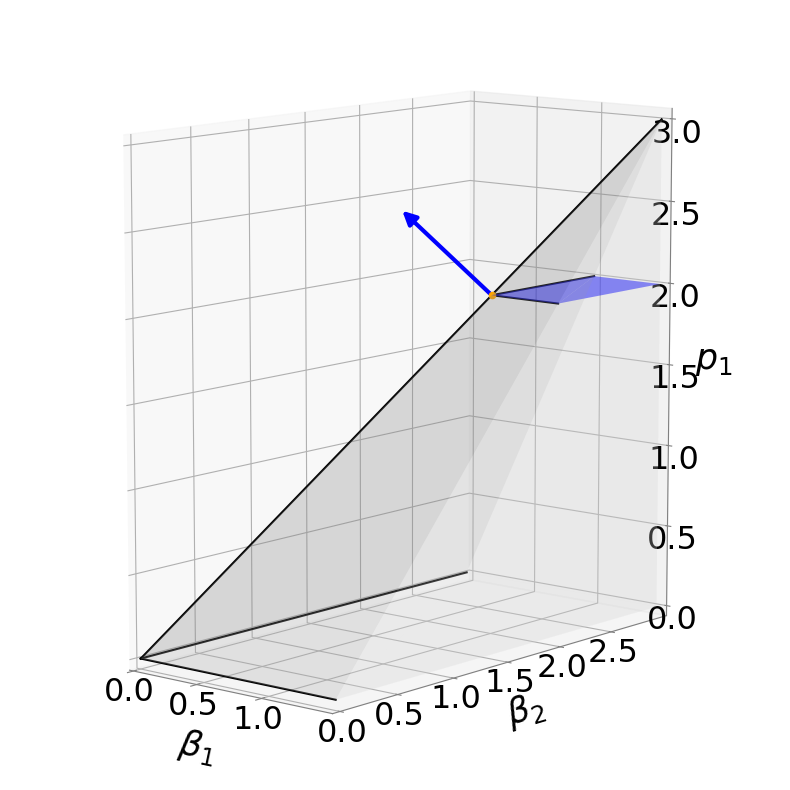

The script that saved this image:
from mpl_toolkits.mplot3d.art3d import Poly3DCollection
from mpl_toolkits.mplot3d import Axes3D
from matplotlib import pyplot as plt
import numpy as np
from scipy.spatial import ConvexHull
from mpl_toolkits.mplot3d import Axes3D
from matplotlib.patches import FancyArrowPatch
from mpl_toolkits.mplot3d import proj3d
import cvxpy as cp

A = np.array([[0, 0, 0], [1.5, 3, 3], [1.5, 3, 0], [1.5, 0, 0], [0, 3, 0]])
B = np.array([[1, 2, 2], [1.5, 2, 2], [1, 3, 2], [1.5, 3, 2]])
hull = ConvexHull(A)
hull.simplices

fig = plt.figure(figsize=(8, 8))
ax = fig.add_subplot(111, projection="3d")

lightgray = '#D3D3D3'

hull_simplices = np.array([[3, 1, 0], 
                           [3, 2, 1], 
                           [4, 1, 0], 
                           [4, 2, 1], 
                           [4, 3, 2], 
                           [4, 3, 0]])

for s in hull_simplices:
    
    tri = Poly3DCollection([A[s]])

    if (s == hull_simplices[0]).all() or (s == hull_simplices[2]).all():
        tri.set_color('gray') 
    else:
        tri.set_color(lightgray) 
    tri.set_alpha(0.15)
    tri.set_edgecolor('none')
    ax.add_collection3d(tri)
    
showed_edges = [(0, 1), (0, 3), (0, 4)]
for v0, v1 in showed_edges:
    ax.plot(xs=A[[v0, v1], 0], ys=A[[v0, v1], 1], zs=A[[v0, v1], 2], color='black')

plain_simplices = np.array([[2, 1, 0], 
                           [3, 2, 1]])

for s in plain_simplices:
    
    tri = Poly3DCollection([B[s]])

    tri.set_color('blue')
    tri.set_alpha(0.5)
    tri.set_edgecolor('none')
    ax.add_collection3d(tri)

showed_edges = [(0, 1), (0, 2)]
for v0, v1 in showed_edges:
    ax.plot(xs=B[[v0, v1], 0], ys=B[[v0, v1], 1], zs=B[[v0, v1], 2], color='black')



# ax.scatter(A[0], A[0], A[0], marker='o', color='green')

class Arrow3D(FancyArrowPatch):
    def __init__(self, xs, ys, zs, *args, **kwargs):
        FancyArrowPatch.__init__(self, (0,0), (0,0), *args, **kwargs)
        self._verts3d = xs, ys, zs

    def do_3d_projection(self, renderer=None):
        xs3d, ys3d, zs3d = self._verts3d
        xs, ys, zs = proj3d.proj_transform(xs3d, ys3d, zs3d, self.axes.M)
        self.set_positions((xs[0],ys[0]),(xs[1],ys[1]))

        return np.min(zs)

def draw_descent_direction(beta_1, beta_2, p, with_point=False, color=['blue', 'orange'], target=None):

    if target is None:
        a = Arrow3D([beta_1, beta_1 + 0.5 * (- 1 / beta_1)], [beta_2, beta_2 + 0.5 * (- 1 / beta_2)], [p, p + 0.5 * 1], mutation_scale=20, lw=3, arrowstyle="-|>", color=color[0])
    else:
        a = Arrow3D([beta_1, target[0]], [beta_2, target[1]], [p, target[2]], mutation_scale=8, lw=2, arrowstyle="-|>", color=color[0])
    ax.add_artist(a)

    if with_point:
        if target is None:
            ax.scatter(beta_1, beta_2, p, marker='o', color=color[1], zorder=10)
        else:
            ax.scatter(beta_1, beta_2, p, marker='o', s=5, color=color[1], zorder=10)

    

draw_descent_direction(1, 2, 2, with_point=True, color=['blue', 'orange'])


def polytope_dual_A_b_form_with_red_beta_p(N, M, D, B):
    A = list()
    # IMPORTANT: Here, we need the nonnegative constraints
    for i in range(N):
        D_i_T = np.zeros(shape=(M, N))
        D_i_T[:, i] = - D[i]
        A_i = np.concatenate([D_i_T, np.identity(M)], axis=1)
        A.append(A_i)
    A.append(-np.identity(M + N))
    A = np.concatenate(A, axis=0)
    b = np.concatenate([np.zeros(shape=(M * N)), np.zeros(shape=M + N)])

    return A, b

A, b = polytope_dual_A_b_form_with_red_beta_p(2, 1, np.array([[2], [1]]), np.array([1, 1, 1]))


ax.set_xticks(np.arange(0, 1.5, step=0.5))
ax.set_yticks(np.arange(0, 3, step=0.5))
ax.xaxis.line.set_color("gray")
ax.yaxis.line.set_color("gray")
ax.zaxis.line.set_color("gray")
ax.tick_params(axis='x', which='major', labelsize=23, pad=-5, color="gray")
ax.tick_params(axis='y', which='major', labelsize=23, pad=-5, color="gray")
ax.tick_params(axis='z', which='major', labelsize=23, pad=-5, color="gray")
ax.set_ylim([0, 3.2])
ax.set_xlim([0, 1.7])
ax.set_zlim([0, 3.2])
ax.set_ybound([0, 3])
ax.set_xbound([0, 1.5])
ax.set_zbound([0, 3])
ax.set_box_aspect([1.5, 3, 3])
# ax.set_aspect('equal', adjustable='box')

ax.set_xlabel(r"$\beta_1$", size=25, weight='bold')
ax.set_ylabel(r"$\beta_2$", size=25, weight='bold')

ax.zaxis.set_rotate_label(False)
ax.set_zlabel(r"$p_1$", size=25, weight='bold')

plt.draw()
plt.tight_layout()
ax.view_init(elev=10., azim=-50.)
plt.savefig("./Graph_Bounded.png", bbox_inches='tight')
